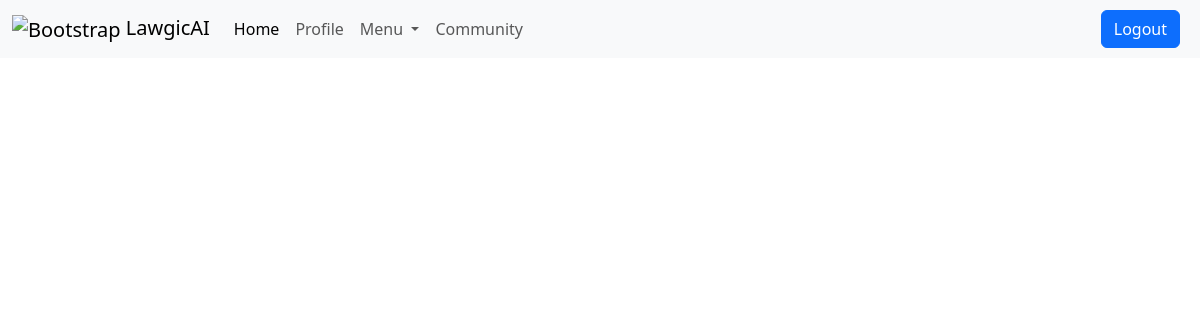
Before: /community (signed in) with the older database file.
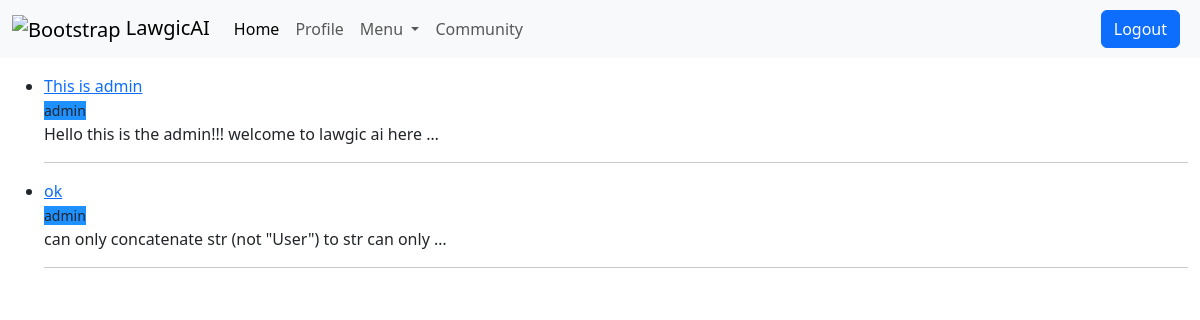
After: the same page with the newer database file.
### community/models.py (models this page shows, shortened)
class Post(models.Model):
    title = models.CharField(max_length=100)
    author = models.ForeignKey(User, on_delete=models.CASCADE)
    body = models.TextField()
    date = models.DateField(auto_now_add=True)

### community/views.py (the view)
# urls.py: path("community", community.as_view() , name="community"),
class community(LoginRequiredMixin, ListView):
    model = Post
    template_name = 'community.html'

### templates/community.html
{% extends 'base.html' %}
{% block content %}
<div class="container-fluid my-3">
    <ul>{% for post in object_list %}
        <li><a href="{% url 'post' post.pk %}">{{post.title}}</a>
            <br> <small style="background-color: dodgerblue;">{{post.author}}</small><br> {{post.body|truncatewords:10}}</li>
        <hr>
        {% endfor %}
    </ul>
</div>
{% endblock %}

Changed rows visible on the page:
added Post: title "This is admin", author "admin", body "Hello this is the admin!!! welcome to lawgic ai here …"
added Post: title "ok", author "admin", body "can only concatenate str (not \"User\") to str can only …"
